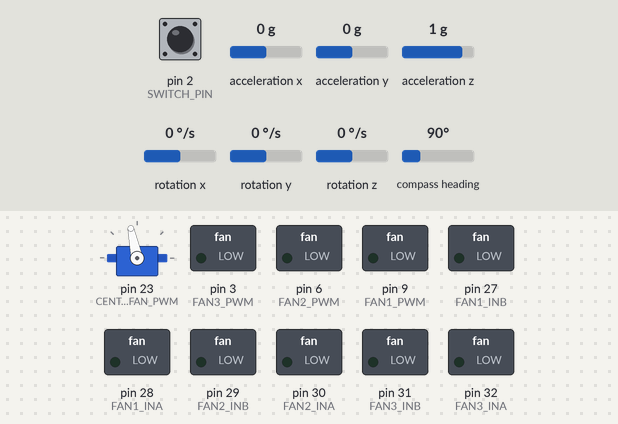
Bench run of a sketch on a simulated Arduino Mega 2560, built for the host (arithmetic inside an expression is 32-bit, double 64-bit). On the bench: servo, switched loads named in the sketch (green lamp = pin HIGH). The inputs (shaded band) are chosen by the test bench; at power-on: rotation z 0 °/s, pin 2 (SWITCH_PIN) HIGH, acceleration x 0 g, acceleration y 0 g, acceleration z 1 g, rotation x 0 °/s, rotation y 0 °/s, compass heading 90°. What the sketch prints to the serial monitor is not drawn.

Above: at 5.3 s.
5.4 s: rotation z set to -192 °/s
At 6.5 s:
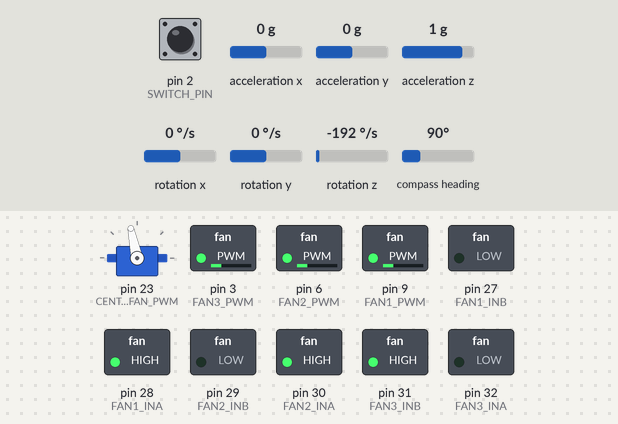
17.6 s: rotation z set to 100 °/s
At 18.2 s:
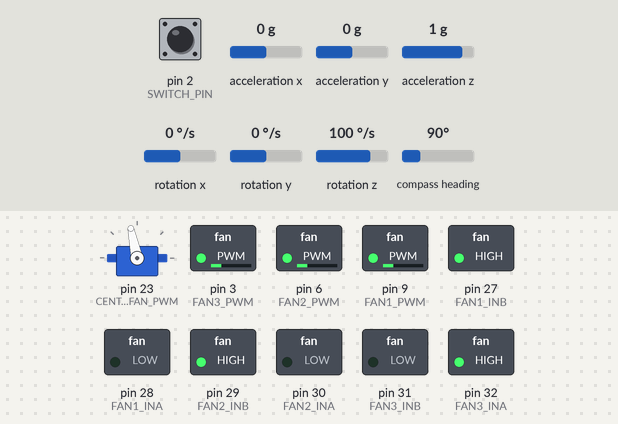
29.1 s: rotation z set to -100 °/s
At 38.9 s:
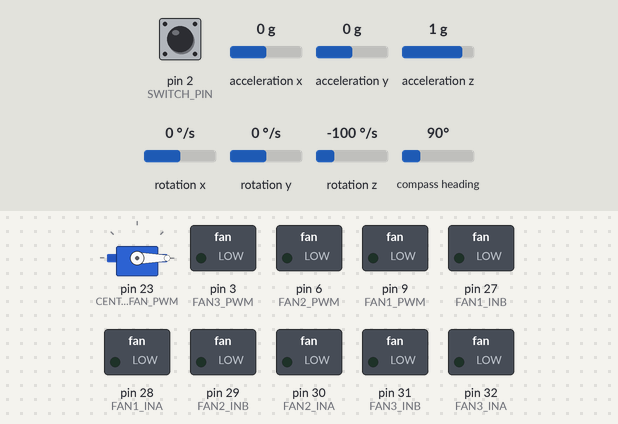
40.6 s: rotation z set to 0 °/s
At 41.8 s:
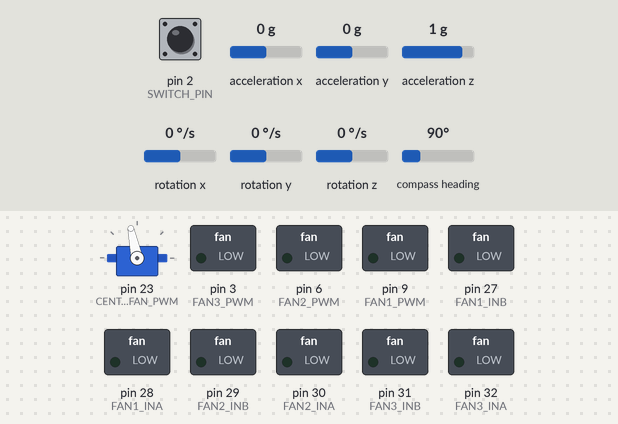
Timing chart, 0 to 43.1 s (numbered marks = the images above; inputs shaded):
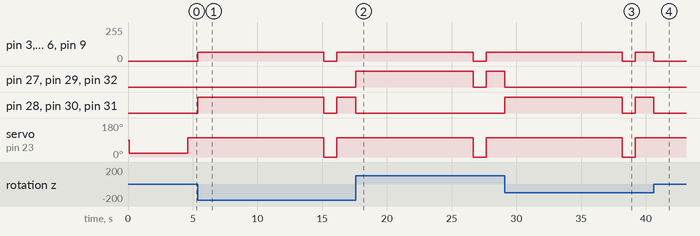

The sketch:

proj7.ino
```cpp
//************************************************************************************
// Project 6: Yaw Damping
// Team 3   : Niels Larsen, Juan Oulon, Gautham Chandra, Andrew Martinez, Deepak Jha
// Date     : 04-03-2025
//************************************************************************************

#include <Servo.h>
#include <Wire.h>
#include <Adafruit_Sensor.h>
#include <Adafruit_BNO055.h>
#include <utility/imumaths.h>

// Create servo object for central fan
Servo fan;
const int CENTRAL_FAN_PWM = 23; // Central fan PWM pin

// Motor pin definitions for 3 thrust fans
#define FAN1_PWM   9
#define FAN1_INA  28
#define FAN1_INB  27
#define FAN2_PWM   6
#define FAN2_INA  30
#define FAN2_INB  29
#define FAN3_PWM   3
#define FAN3_INA  32
#define FAN3_INB  31

// User button and timing definitions
#define SWITCH_PIN   2
#define DUTY_CYCLE   64        // max PWM magnitude
#define FSM_INTERVAL 500       // FSM update interval (ms)
#define IMU_INTERVAL 5         // IMU update interval (ms)

// IMU object setup (I2C address 0x28)
Adafruit_BNO055 bno = Adafruit_BNO055(55, 0x28);

// FSM state definitions
typedef enum {
    STATE_START,        // Wait for user input
    STATE_LIFT_UP,      // Spin central fan to lift
    STATE_YAW_DAMP,     // Run D-only yaw damping
    STATE_FANS_OFF      // Stop everything
} State;

unsigned long last_fsm_time = 0;
unsigned long last_imu_time = 0;
unsigned long yawStartTime = 0;
State        currentState  = STATE_START;

float motor_values[3] = {0, 0, 0};

// ----------------------------------------------------------------------------
// Utility: bound a value into [min_value, max_value]
// ----------------------------------------------------------------------------
float bound(float value, float min_value, float max_value) {
    if (value < min_value) return min_value;
    if (value > max_value) return max_value;
    return value;
}

// ----------------------------------------------------------------------------
// Low-level motor driver: direction pins + PWM
// ----------------------------------------------------------------------------
void set_motor(int pwmPin, int inAPin, int inBPin, float val) {
    val = bound(val, -DUTY_CYCLE, DUTY_CYCLE);
    if      (val > 0) { digitalWrite(inAPin, HIGH); digitalWrite(inBPin, LOW ); }
    else if (val < 0) { digitalWrite(inAPin, LOW ); digitalWrite(inBPin, HIGH); }
    else              { digitalWrite(inAPin, LOW ); digitalWrite(inBPin, LOW ); }
    analogWrite(pwmPin, abs((int)val));
}

// ----------------------------------------------------------------------------
// Send net forces/torque to hovercraft fans
// ----------------------------------------------------------------------------
void set_hovercraft_forces(float fx, float fy, float torque) {
    const float R = 5.5f;
    motor_values[0] = -((fx/(2*cos(30))) - (fy/(2+2*sin(30))) - (torque/(2*R*(1+sin(30)))));
    motor_values[1] =  ((fx/(2*cos(30))) + (fy/(2+2*sin(30))) + (torque/(2*R*(1+sin(30)))));
    motor_values[2] =  ((-fy/(1+sin(30))) + (torque*sin(30)/(R*(1+sin(30)))));
    for (int i = 0; i < 3; i++) {
        set_motor((i==0?FAN1_PWM:(i==1?FAN2_PWM:FAN3_PWM)),
                  (i==0?FAN1_INA:(i==1?FAN2_INA:FAN3_INA)),
                  (i==0?FAN1_INB:(i==1?FAN2_INB:FAN3_INB)),
                  motor_values[i]);
    }
}

// ----------------------------------------------------------------------------
// Spin central fan to preload lift
// ----------------------------------------------------------------------------
void fan_setup() {
    fan.attach(CENTRAL_FAN_PWM);
    delay(100);
    fan.write(20);
    delay(3000);
}

// ----------------------------------------------------------------------------
// D-only yaw damping step, driven by IMU rate (deg/s)
// ----------------------------------------------------------------------------
void pd_step() {
    imu::Vector<3> g    = bno.getVector(Adafruit_BNO055::VECTOR_GYROSCOPE);
    float           yawRate    = g.z();      // deg/s
    const float     Kd         = 0.25f;      // derivative gain
    const float     deadband   = 0.5f;       // deg/s threshold
    const float     maxTorque  = DUTY_CYCLE; // clamp to PWM range

    float torque = 0;
    if (fabsf(yawRate) > deadband) {
        torque = -Kd * yawRate;
        torque = constrain(torque, -maxTorque, +maxTorque);
    }

    // only damping torque, no translation
    set_hovercraft_forces(0, 0, torque);
    Serial.printf("D-Step | Rate: %.2f deg/s | Torque: %.2f\n", yawRate, torque);
}

// ----------------------------------------------------------------------------
// Poll IMU, print orientation, and run damping if active
// ----------------------------------------------------------------------------
void imu_step() {
    sensors_event_t event;
    bno.getEvent(&event);

    if (currentState == STATE_YAW_DAMP) {
        pd_step();
    }

    Serial.printf("IMU Poll | Ori x=%.2f y=%.2f z=%.2f\n",
                  event.orientation.x,
                  event.orientation.y,
                  event.orientation.z);
}

// ----------------------------------------------------------------------------
// Finite State Machine: spin up, yaw-damp for fixed time, then shut off
// ----------------------------------------------------------------------------
void fsm_step() {
    switch (currentState) {
        case STATE_START:
            if (digitalRead(SWITCH_PIN) == HIGH) {
                currentState = STATE_LIFT_UP;
            }
            break;

        case STATE_LIFT_UP:
            fan.write(102);                   // full-speed lift
            currentState = STATE_YAW_DAMP;
            yawStartTime = millis();          // mark start of damping
            break;

        case STATE_YAW_DAMP:
            // exit after 10 seconds
            if (millis() - yawStartTime > 10000) {
                currentState = STATE_FANS_OFF;
            }
            break;

        case STATE_FANS_OFF:
            set_hovercraft_forces(0, 0, 0);
            fan.write(0);
            currentState = STATE_START;
            break;
    }
    Serial.printf("State = %d\n", currentState);
}

void setup() {
    pinMode(FAN1_PWM,   OUTPUT);
    pinMode(FAN1_INA,   OUTPUT);
    pinMode(FAN1_INB,   OUTPUT);
    pinMode(FAN2_PWM,   OUTPUT);
    pinMode(FAN2_INA,   OUTPUT);
    pinMode(FAN2_INB,   OUTPUT);
    pinMode(FAN3_PWM,   OUTPUT);
    pinMode(FAN3_INA,   OUTPUT);
    pinMode(FAN3_INB,   OUTPUT);
    pinMode(SWITCH_PIN, INPUT_PULLUP);
    pinMode(CENTRAL_FAN_PWM, OUTPUT);

    fan_setup();
    Serial.begin(115200);

    if (!bno.begin()) {
        Serial.println("Failed to initialize BNO055!");
        while (1);
    }
    delay(1000);
    bno.setExtCrystalUse(true);
}

void loop() {
    unsigned long now = millis();

    if (now - last_fsm_time > FSM_INTERVAL) {
        fsm_step();
        last_fsm_time = now;
    }

    if (now - last_imu_time > IMU_INTERVAL) {
        imu_step();
        last_imu_time = now;
    }
}
//this is chat gpt vomit please dont turn in
```

Measured:
- after the input at 5.4 s, pin 3 (FAN3_PWM), pin 6 (FAN2_PWM), pin 9 (FAN1_PWM): 0/255 → 64/255 at once, → 0/255 9.7 s later, → 64/255 1.0 s later; pin 28 (FAN1_INA), pin 30 (FAN2_INA), pin 31 (FAN3_INB): LOW → HIGH at once, → LOW 9.7 s later, → HIGH 1.0 s later
- after the input at 17.6 s, pin 27 (FAN1_INB), pin 29 (FAN2_INB), pin 32 (FAN3_INA): LOW → HIGH at once, → LOW 9.1 s later, → HIGH 1.0 s later
- after the input at 29.1 s, pin 28 (FAN1_INA), pin 30 (FAN2_INA), pin 31 (FAN3_INB): LOW → HIGH at once, → LOW 9.1 s later, → HIGH 1.0 s later
- after the input at 40.6 s, pin 3 (FAN3_PWM), pin 6 (FAN2_PWM), pin 9 (FAN1_PWM): 64/255 → 0/255 at once; pin 28 (FAN1_INA), pin 30 (FAN2_INA), pin 31 (FAN3_INB): HIGH → LOW at once
